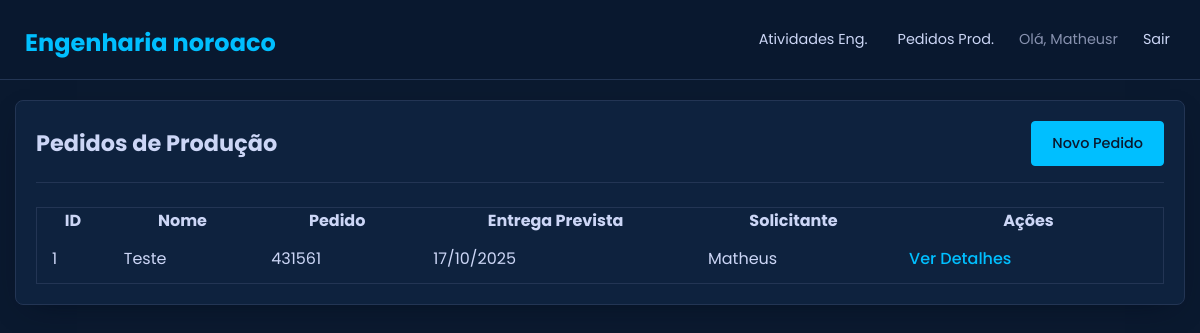
Screenshot of /pedidos (signed in) with the database file from the repository.
### app.py (models this page shows)
class User(db.Model, UserMixin):
    __tablename__ = 'user'
    id = db.Column(db.Integer, primary_key=True)
    login = db.Column(db.String(80), unique=True, nullable=False)
    nome = db.Column(db.String(150), nullable=False)
    senha_hash = db.Column(db.String(200), nullable=False)
    is_admin = db.Column(db.Boolean, default=False, nullable=False)

class PedidoProducao(db.Model):
    __tablename__ = 'pedido_producao'
    id = db.Column(db.Integer, primary_key=True)
    nome = db.Column(db.String(200), nullable=False)
    pedido = db.Column(db.String(100), nullable=True)
    data_termino_producao = db.Column(db.Date, nullable=True)
    data_prevista_entrega = db.Column(db.Date, nullable=True)
    centro_de_custo = db.Column(db.String(100), nullable=True)
    solicitante = db.Column(db.String(150), nullable=True)
    destino = db.Column(db.String(200), nullable=True)
    observacoes = db.Column(db.Text, nullable=True)
    anexo_imagem_filename = db.Column(db.String(100), nullable=True)
    anexo_arquivo_filename = db.Column(db.String(100), nullable=True)
    data_criacao = db.Column(db.DateTime, nullable=False, default=datetime.utcnow)
    criado_por = db.Column(db.String(150), nullable=False)

### app.py (the view)
@app.route('/pedidos')
@login_required
def todos_pedidos():
    pedidos = PedidoProducao.query.order_by(PedidoProducao.data_criacao.desc()).all()
    return render_template('pedidos.html', pedidos=pedidos)

### app.py (called while the page is built)
@login_manager.user_loader
def load_user(user_id):
    return User.query.get(int(user_id))

@app.context_processor
def inject_year():
    return {'current_year': datetime.utcnow().year}

### templates/pedidos.html (shortened to what this page needs)
{% extends "base.html" %}
{% block content %}
<div class="card">
    <div class="card-header">
        <h2>Pedidos de Produção</h2>
        <a href="{{ url_for('novo_pedido') }}" class="btn btn-primary">Novo Pedido</a>
    </div>
    <table>
        <thead>
            <tr>
                <th>ID</th>
                <th>Nome</th>
                <th>Pedido</th>
                <th>Entrega Prevista</th>
                <th>Solicitante</th>
                <th>Ações</th>
            </tr>
        </thead>
        <tbody>
            {% for pedido in pedidos %}
            <tr>
                <td data-label="ID">{{ pedido.id }}</td>
                <td data-label="Nome">{{ pedido.nome }}</td>
                <td data-label="Pedido">{{ pedido.pedido or 'N/A' }}</td>
                <td data-label="Entrega Prevista">{{ pedido.data_prevista_entrega.strftime('%d/%m/%Y') if pedido.data_prevista_entrega else 'N/A' }}</td>
                <td data-label="Solicitante">{{ pedido.solicitante or 'N/A' }}</td>
                <td data-label="Ações"><a href="{{ url_for('detalhes_pedido', pedido_id=pedido.id) }}">Ver Detalhes</a></td>
            </tr>
            {% else %}
            <tr><td colspan="6" style="text-align: center;">Nenhum pedido registrado ainda.</td></tr>
            {% endfor %}
        </tbody>
    </table>
</div>
{% endblock %}

### templates/base.html (shortened to what this page needs)
<!DOCTYPE html>
<html lang="pt-BR">
<head>
    <link rel="stylesheet" href="{{ url_for('static', filename='css/style.css') }}">
</head>
<body>
    <header>
        <h1><a href="{{ url_for('index') }}">Engenharia noroaco</a></h1>
        <nav class="nav-links" id="nav-links">
            {% if current_user.is_authenticated %}
                <a href="{{ url_for('todas_atividades') }}" class="nav-link">Atividades Eng.</a>
                <a href="{{ url_for('todos_pedidos') }}" class="nav-link">Pedidos Prod.</a>
                <span class="nav-user">Olá, {{ current_user.nome }}</span>
                <a href="{{ url_for('logout') }}" class="nav-link">Sair</a>
            {% endif %}
        </nav>
    </header>
    <main>
        {% block content %}{% endblock %}
    </main>
</body>
</html>

### static/css/style.css (style rules this page uses)
:root { --cor-primaria-fundo: #0a192f; --cor-secundaria-fundo: #172a45; --cor-texto-principal: #ccd6f6; --cor-texto-secundario: #8892b0; --cor-destaque: #00bfff; --cor-destaque-hover: #17d5ff; --cor-fundo-card: #0e223e; --cor-borda: #233554; --sombra: 0 10px 30px -15px rgba(2, 12, 27, 0.7); --fonte-principal: 'Poppins', sans-serif; }
* { margin: 0; padding: 0; box-sizing: border-box; }
body { font-family: var(--fonte-principal); background-color: var(--cor-primaria-fundo); color: var(--cor-texto-principal); font-size: 16px; line-height: 1.6; }
header { background-color: rgba(10, 25, 47, 0.85); backdrop-filter: blur(10px); padding: 0 25px; display: flex; justify-content: space-between; align-items: center; height: 80px; position: fixed; top: 0; width: 100%; z-index: 100; border-bottom: 1px solid var(--cor-borda); }
header h1 a { color: var(--cor-destaque); text-decoration: none; font-size: 1.5rem; font-weight: 700; }
.nav-links { display: none; align-items: center; gap: 20px; }
.nav-link { color: var(--cor-texto-principal); text-decoration: none; font-size: 0.9rem; padding: 5px; transition: color 0.3s ease; }
.nav-user { color: var(--cor-texto-secundario); font-size: 0.9rem; }
main { padding: 100px 15px 20px 15px; max-width: 1200px; margin: 0 auto; }
.card { background-color: var(--cor-fundo-card); border: 1px solid var(--cor-borda); border-radius: 8px; padding: 20px; margin-bottom: 2rem; box-shadow: var(--sombra); }
.card-header { display: flex; flex-direction: column; gap: 15px; margin-bottom: 1.5rem; padding-bottom: 1rem; border-bottom: 1px solid var(--cor-borda); }
.card-header h2 { margin: 0; color: var(--cor-texto-principal); font-size: 1.4rem; }
table { width: 100%; border-collapse: collapse; }
table thead { display: none; }
table tr { display: block; margin-bottom: 15px; border: 1px solid var(--cor-borda); border-radius: 4px; padding: 15px; }
table td { display: flex; justify-content: space-between; align-items: center; padding: 8px 0; border-bottom: 1px solid var(--cor-borda); text-align: right; }
table td:last-child { border-bottom: none; }
table td::before { content: attr(data-label); font-weight: 600; text-align: left; margin-right: 10px; color: var(--cor-texto-secundario); }
table td a { color: var(--cor-destaque); text-decoration: none; font-weight: 500; }
.btn { padding: 10px 20px; border: 1px solid var(--cor-destaque); border-radius: 4px; background-color: transparent; color: var(--cor-destaque); text-decoration: none; cursor: pointer; font-size: 0.9rem; font-weight: 500; transition: background-color 0.3s ease; }
.btn-primary { background-color: var(--cor-destaque); color: var(--cor-primaria-fundo); }
@media (min-width: 768px) { .nav-links { display: flex; } }
@media (min-width: 768px) { .card-header { flex-direction: row; justify-content: space-between; align-items: center; } }
@media (min-width: 768px) { table { border: 1px solid var(--cor-borda); border-radius: 4px; padding: 0; } }
@media (min-width: 768px) { table thead { display: table-header-group; } }
@media (min-width: 768px) { table tr { display: table-row; border: none; padding: 0; } }
@media (min-width: 768px) { table td { display: table-cell; text-align: left; padding: 12px 15px; } }
@media (min-width: 768px) { table td::before { display: none; } }

### rows the page displays
User: nome "Matheusr"
PedidoProducao: id "1", nome "Teste", pedido "431561", data_prevista_entrega "17/10/2025", solicitante "Matheus"
